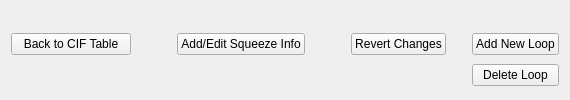
          <widget class="QWidget" name="page_Loops">
           <layout class="QVBoxLayout" name="verticalLayout_9">
            <property name="topMargin">
             <number>12</number>
            </property>
            <item>
             <widget class="LoopsPage" name="loops_page" native="true"/>
            </item>
            <item>
             <layout class="QGridLayout" name="gridLayout_16">
              <item row="0" column="0">
               <widget class="QPushButton" name="BackFromLoopsPushButton">
                <property name="sizePolicy">
                 <sizepolicy hsizetype="Fixed" vsizetype="Fixed">
                  <horstretch>0</horstretch>
                  <verstretch>0</verstretch>
                 </sizepolicy>
                </property>
                <property name="minimumSize">
                 <size>
                  <width>120</width>
                  <height>0</height>
                 </size>
                </property>
                <property name="text">
                 <string>Back to CIF Table</string>
                </property>
               </widget>
              </item>
              <item row="0" column="2">
               <widget class="QPushButton" name="add_squeeze_pushButton">
                <property name="text">
                 <string>Add/Edit Squeeze Info</string>
                </property>
               </widget>
              </item>
              <item row="1" column="3">
               <spacer name="verticalSpacer_7">
                <property name="orientation">
                 <enum>Qt::Orientation::Vertical</enum>
                </property>
                <property name="sizeType">
                 <enum>QSizePolicy::Policy::Fixed</enum>
                </property>
                <property name="sizeHint" stdset="0">
                 <size>
                  <width>20</width>
                  <height>28</height>
                 </size>
                </property>
               </spacer>
              </item>
              <item row="1" column="6">
               <widget class="QPushButton" name="deleteLoopButton">
                <property name="text">
                 <string>Delete Loop</string>
                </property>
               </widget>
              </item>
              <item row="0" column="5">
               <spacer name="horizontalSpacer_16">
                <property name="orientation">
                 <enum>Qt::Orientation::Horizontal</enum>
                </property>
                <property name="sizeHint" stdset="0">
                 <size>
                  <width>20</width>
                  <height>20</height>
                 </size>
                </property>
               </spacer>
              </item>
              <item row="0" column="3">
               <spacer name="horizontalSpacer_15">
                <property name="orientation">
                 <enum>Qt::Orientation::Horizontal</enum>
                </property>
                <property name="sizeHint" stdset="0">
                 <size>
                  <width>40</width>
                  <height>20</height>
                 </size>
                </property>
               </spacer>
              </item>
              <item row="0" column="6">
               <widget class="QPushButton" name="newLoopPushButton">
                <property name="text">
                 <string>Add New Loop</string>
                </property>
               </widget>
              </item>
              <item row="0" column="4">
               <widget class="QPushButton" name="revertLoopsPushButton">
                <property name="text">
                 <string>Revert Changes</string>
                </property>
               </widget>
              </item>
              <item row="0" column="1">
               <spacer name="horizontalSpacer_18">
                <property name="orientation">
                 <enum>Qt::Orientation::Horizontal</enum>
                </property>
                <property name="sizeType">
                 <enum>QSizePolicy::Policy::Minimum</enum>
                </property>
                <property name="sizeHint" stdset="0">
                 <size>
                  <width>40</width>
                  <height>20</height>
                 </size>
                </property>
               </spacer>
              </item>
             </layout>
            </item>
           </layout>
          </widget>
